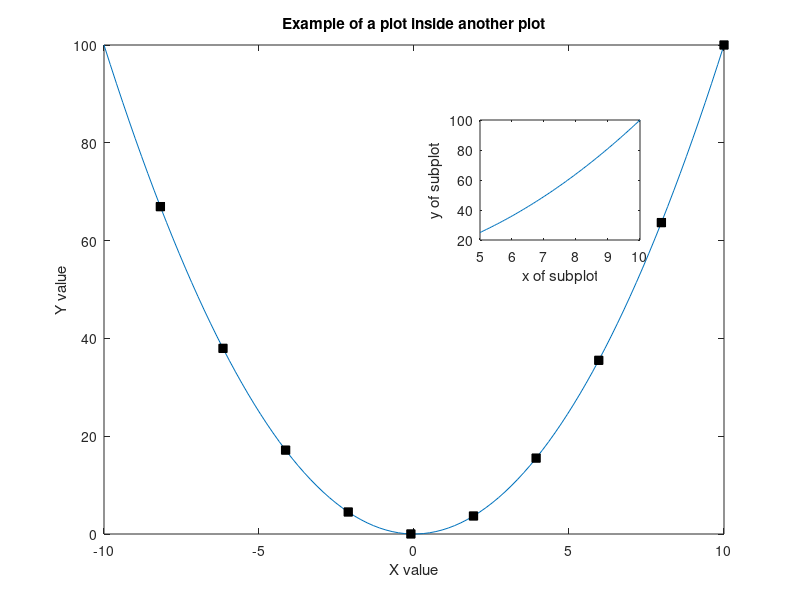

Write the MATLAB code that produced this figure.

x=linspace(-10,10,100);
y=x.^2;
x2=linspace(5,10,100);
y2=x2.^2;
plot(x,y);
xlabel("X value")
ylabel("Y value")
title("Example of a plot inside another plot")
hold on
for i=10:10:100
   plot(x(i),y(i),'ks','MarkerFaceColor','k');
end
axes('Position',[.6 .6 .2 .2])
box on
plot(x2,y2) 
xlabel("x of subplot")
ylabel("y of subplot")




    
